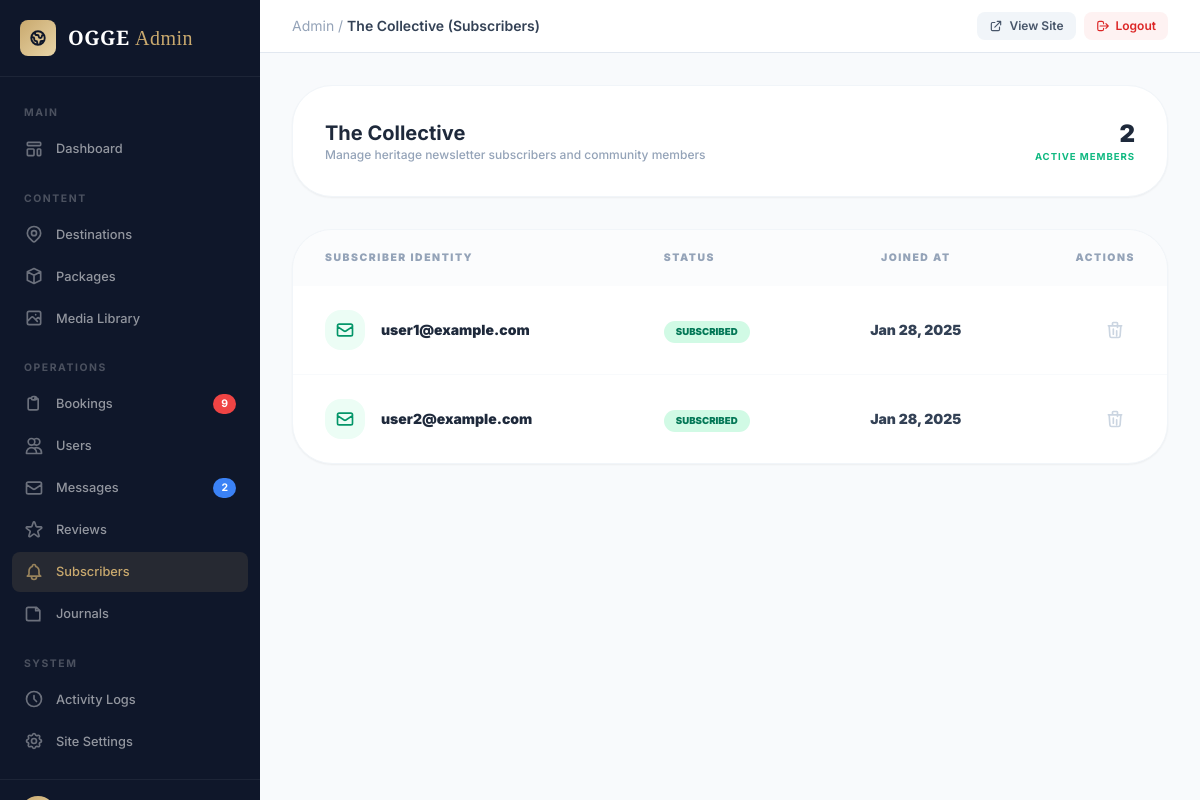
/admin/subscriptions.php (signed in), run on the app's committed database.
### tables this page shows
CREATE TABLE `subscriptions` (
  `id` int(11) NOT NULL,
  `email` varchar(255) NOT NULL,
  `created_at` timestamp NOT NULL DEFAULT current_timestamp()
);

### admin/subscriptions.php (the view, shortened to what this page needs)
<?php
include('includes/admin-guard.php');
$subs = $db->query("SELECT * FROM subscriptions ORDER BY created_at DESC");
$count = $db->query("SELECT COUNT(*) as c FROM subscriptions")->fetch_assoc()['c'];
include('includes/admin-header.php');
?>
<div class="flex flex-col gap-8">
    <div class="flex items-center justify-between bg-white rounded-[2.5rem] border border-slate-100 shadow-sm p-8">
        <div>
            <h3 class="text-xl font-bold text-slate-800">The Collective</h3>
            <p class="text-xs text-slate-400 font-medium">Manage heritage newsletter subscribers and community members</p>
        </div>
        <div class="text-right">
            <p class="text-2xl font-black text-slate-800"><?= $count ?></p>
            <p class="text-[0.6rem] font-bold text-emerald-500 uppercase tracking-widest">Active Members</p>
        </div>
    </div>
    <div class="bg-white rounded-[2.5rem] border border-slate-100 shadow-sm overflow-hidden">
        <div class="overflow-x-auto">
            <table class="w-full">
                <thead>
                    <tr class="bg-slate-50/50">
                        <th class="px-8 py-5 text-left text-[0.65rem] font-black uppercase tracking-[0.15em] text-slate-400">Subscriber Identity</th>
                        <th class="px-8 py-5 text-left text-[0.65rem] font-black uppercase tracking-[0.15em] text-slate-400">Status</th>
                        <th class="px-8 py-5 text-left text-[0.65rem] font-black uppercase tracking-[0.15em] text-slate-400 text-center">Joined At</th>
                        <th class="px-8 py-5 text-right text-[0.65rem] font-black uppercase tracking-[0.15em] text-slate-400">Actions</th>
                    </tr>
                </thead>
                <tbody class="divide-y divide-slate-50">
                    <?php while ($s = $subs->fetch_assoc()): ?>
                    <tr class="hover:bg-slate-50/80 transition-colors group">
                        <td class="px-8 py-6">
                            <div class="flex items-center gap-4">
                                <div class="w-10 h-10 bg-emerald-50 text-emerald-600 rounded-2xl flex items-center justify-center">
                                    <svg class="w-5 h-5" fill="none" stroke="currentColor" stroke-width="2" viewBox="0 0 24 24"><path stroke-linecap="round" stroke-linejoin="round" d="M3 8l7.89 5.26a2 2 0 002.22 0L21 8M5 19h14a2 2 0 002-2V7a2 2 0 00-2-2H5a2 2 0 00-2 2v10a2 2 0 002 2z"/></svg>
                                </div>
                                <span class="text-sm font-black text-slate-800"><?= htmlspecialchars($s['email']) ?></span>
                            </div>
                        </td>
                        <td class="px-8 py-6">
                            <span class="inline-flex items-center gap-1.5 px-3 py-1 rounded-full text-[0.6rem] font-black bg-emerald-100 text-emerald-700">SUBSCRIBED</span>
                        </td>
                        <td class="px-8 py-6 text-center">
                            <p class="text-sm font-black text-slate-700"><?= date('M d, Y', strtotime($s['created_at'])) ?></p>
                        </td>
                        <td class="px-8 py-6 text-right">
                            <button onclick="confirmDelete('includes/admin-actions.php?action=delete_subscription&id=<?= $s['id'] ?>','subscription for <?= htmlspecialchars(addslashes($s['email'])) ?>')" class="p-2.5 text-slate-300 hover:text-red-500 hover:bg-red-50 transition-all rounded-xl">
                                <svg class="w-5 h-5" fill="none" stroke="currentColor" stroke-width="2" viewBox="0 0 24 24"><path stroke-linecap="round" stroke-linejoin="round" d="M19 7l-.867 12.142A2 2 0 0116.138 21H7.862a2 2 0 01-1.995-1.858L5 7m5 4v6m4-4v6m1-10V4a1 1 0 00-1-1h-4a1 1 0 00-1 1v3M4 7h16"/></svg>
                            </button>
                        </td>
                    </tr>
                    <?php endwhile; ?>
                </tbody>
            </table>
        </div>
    </div>
</div>
<?php include('includes/admin-footer.php'); ?>

### admin/includes/admin-header.php (style rules this page uses)
body { font-family: 'Inter', sans-serif; }

### data on the page
subscriptions: email "user1@example.com", created_at "Jan 28, 2025"
subscriptions: email "user2@example.com", created_at "Jan 28, 2025"

### other printed values
$pending_bookings "9"
$unread_messages "2"
$page_title "The Collective (Subscribers)"
$count "2"
